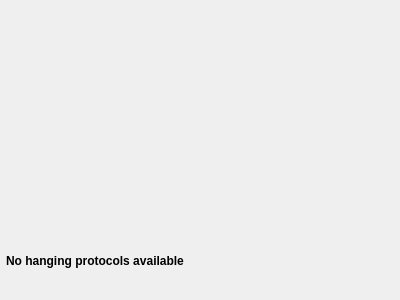
<?xml version="1.0" encoding="UTF-8"?>
<ui version="4.0">
 <class>QHangingProtocolsWidgetBase</class>
 <widget class="QWidget" name="QHangingProtocolsWidgetBase">
  <property name="geometry">
   <rect>
    <x>0</x>
    <y>0</y>
    <width>400</width>
    <height>300</height>
   </rect>
  </property>
  <property name="windowTitle">
   <string>HangingProtocols</string>
  </property>
  <layout class="QVBoxLayout" name="verticalLayout">
   <property name="leftMargin">
    <number>6</number>
   </property>
   <property name="topMargin">
    <number>6</number>
   </property>
   <property name="rightMargin">
    <number>6</number>
   </property>
   <property name="bottomMargin">
    <number>6</number>
   </property>
   <item>
    <widget class="udg::QHangingProtocolsGroupWidget" name="m_combinedGroupWidget" native="true">
     <property name="caption" stdset="0">
      <string>Combined hanging protocols</string>
     </property>
     <property name="numberOfColumns" stdset="0">
      <number>5</number>
     </property>
    </widget>
   </item>
   <item>
    <widget class="udg::QHangingProtocolsGroupWidget" name="m_currentGroupWidget" native="true">
     <property name="caption" stdset="0">
      <string>Hanging protocols for the current study</string>
     </property>
     <property name="numberOfColumns" stdset="0">
      <number>5</number>
     </property>
    </widget>
   </item>
   <item>
    <widget class="udg::QHangingProtocolsGroupWidget" name="m_priorGroupWidget" native="true">
     <property name="caption" stdset="0">
      <string>Hanging protocols for the prior study</string>
     </property>
     <property name="numberOfColumns" stdset="0">
      <number>5</number>
     </property>
    </widget>
   </item>
   <item>
    <widget class="QLabel" name="m_noHangingProtocolsAvailableLabel">
     <property name="font">
      <font>
       <weight>75</weight>
       <bold>true</bold>
      </font>
     </property>
     <property name="text">
      <string>No hanging protocols available</string>
     </property>
     <property name="margin">
      <number>6</number>
     </property>
    </widget>
   </item>
  </layout>
 </widget>
 <customwidgets>
  <customwidget>
   <class>udg::QHangingProtocolsGroupWidget</class>
   <extends>QWidget</extends>
   <header>qhangingprotocolsgroupwidget.h</header>
   <container>1</container>
  </customwidget>
 </customwidgets>
 <resources/>
 <connections/>
</ui>
